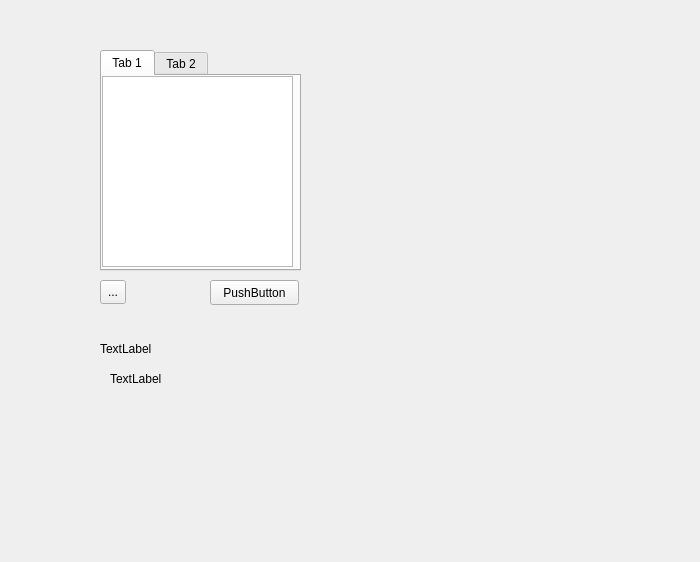
<?xml version="1.0" encoding="UTF-8"?>
<ui version="4.0">
 <class>Form</class>
 <widget class="QWidget" name="Form">
  <property name="geometry">
   <rect>
    <x>0</x>
    <y>0</y>
    <width>700</width>
    <height>562</height>
   </rect>
  </property>
  <property name="windowTitle">
   <string>Form</string>
  </property>
  <widget class="QPushButton" name="pushButton">
   <property name="geometry">
    <rect>
     <x>210</x>
     <y>280</y>
     <width>89</width>
     <height>25</height>
    </rect>
   </property>
   <property name="text">
    <string>PushButton</string>
   </property>
  </widget>
  <widget class="QToolButton" name="toolButton">
   <property name="geometry">
    <rect>
     <x>100</x>
     <y>280</y>
     <width>26</width>
     <height>24</height>
    </rect>
   </property>
   <property name="text">
    <string>...</string>
   </property>
  </widget>
  <widget class="QTabWidget" name="tabWidget">
   <property name="geometry">
    <rect>
     <x>100</x>
     <y>50</y>
     <width>201</width>
     <height>221</height>
    </rect>
   </property>
   <property name="currentIndex">
    <number>0</number>
   </property>
   <widget class="QWidget" name="tab">
    <attribute name="title">
     <string>Tab 1</string>
    </attribute>
    <widget class="QTableWidget" name="tableWidget">
     <property name="geometry">
      <rect>
       <x>0</x>
       <y>0</y>
       <width>191</width>
       <height>191</height>
      </rect>
     </property>
    </widget>
   </widget>
   <widget class="QWidget" name="tab_2">
    <attribute name="title">
     <string>Tab 2</string>
    </attribute>
   </widget>
  </widget>
  <widget class="QLabel" name="label">
   <property name="geometry">
    <rect>
     <x>100</x>
     <y>340</y>
     <width>67</width>
     <height>17</height>
    </rect>
   </property>
   <property name="text">
    <string>TextLabel</string>
   </property>
  </widget>
  <widget class="QLabel" name="label_2">
   <property name="geometry">
    <rect>
     <x>110</x>
     <y>370</y>
     <width>67</width>
     <height>17</height>
    </rect>
   </property>
   <property name="text">
    <string>TextLabel</string>
   </property>
  </widget>
 </widget>
 <resources/>
 <connections/>
</ui>
